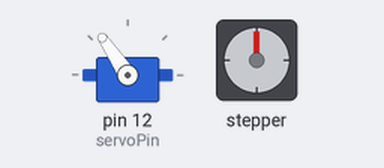
A sketch run on a simulated Arduino Uno, built with avr-gcc and run on an emulated ATmega328P. Parts: servo, stepper motor. Stepper angles assume 800 steps per turn; what the sketch prints to the serial monitor is not drawn.

Above: at 0.17 s.
At 9.8 s:
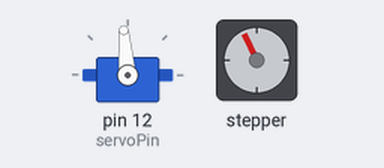
At 19.75 s:
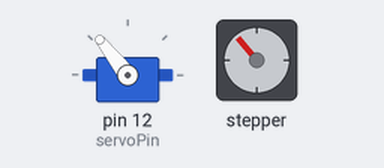
At 39.64 s:
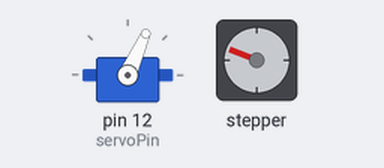
Timing chart, 0 to 40.0 s (numbered marks = the images above):
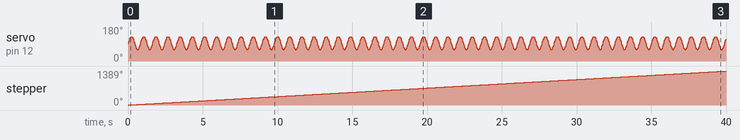

The sketch:

04_ServoCrazyPen.ino
```cpp
// (licence header left out)
#include <Arduino.h>
#include "BasicStepperDriver.h"
#include <Servo.h>

// Motor steps per revolution. Most steppers are 200 steps or 1.8 degrees/step
#define MOTOR_STEPS 200
#define RPM 10

// Since microstepping is set externally, make sure this matches the selected mode
// Set the jumper to middle position when using MICROSTEPS 4, no jumper = MICROSTEPS 1
// 1=full step, 2=half step etc.
#define MICROSTEPS 4

// Driver in CNC shield X
#define DIR_X 5
#define STEP_X 2

// Driver in CNC shield Y
#define DIR_Y 6
#define STEP_Y 3

// Driver in CNC shield Z
#define DIR_Z 7
#define STEP_Z 4

// Define the pin for enable/disable functionality
#define SLEEP 8

Servo servo;

const byte servoPin = 12;  // connect to Spindle enable pin (SpinEn) on CNC shield.
int pos = 90;
float speed = 0.1;
float angle = 0;

const int servo_min_ms = 800;
const int servo_max_ms = 2100;

const int servo_min_pos = 65;
const int servo_max_pos = 135;
const int servo_center_pos = 95;
const int servo_range = servo_max_pos - servo_min_pos;

// Initialize the driver(s)
BasicStepperDriver stepper(MOTOR_STEPS, DIR_X, STEP_X, SLEEP);

void setup() {

  Serial.begin(115200);
  Serial.println("Booting Plotter ... Fasten your seatbelts! ");
  Serial.println("");
  Serial.println(" ____ _____ _   _ ______  __");
  Serial.println("/ ___|_   _| | | |  _ \\ \\/ /");
  Serial.println("\\___ \\ | | | | | | |_) \\  /");
  Serial.println(" ___) || | | |_| |  __//  \\");
  Serial.println("|____/ |_|  \\___/|_|  /_/\\_\\");
  Serial.println("");

  // Pass some config to the instances and begin
  stepper.begin(RPM, MICROSTEPS);

  // if using enable/disable on ENABLE pin (active LOW) instead of SLEEP uncomment next line
  stepper.setEnableActiveState(LOW);

  // attach the servo
  servo.attach(servoPin);
  // energize coils
  stepper.enable();

  servo.write(servo_center_pos);
}

void loop() {


  stepper.startMove(100);

  unsigned wait_time_micros = 1;
  while (wait_time_micros > 0) {
    wait_time_micros = stepper.nextAction();
    // this is mapping the remaining steps to a range where the servo arm operates
    pos = servo_center_pos + servo_range * .5 * sin(angle);
    delay(5);
    servo.write(pos);
    angle += speed;
    //Serial.println(int(pos));
  }
  //delay(random(1000));

}
```

Measured:
- by itself, stepper: keeps turning clockwise at about 35°/s
